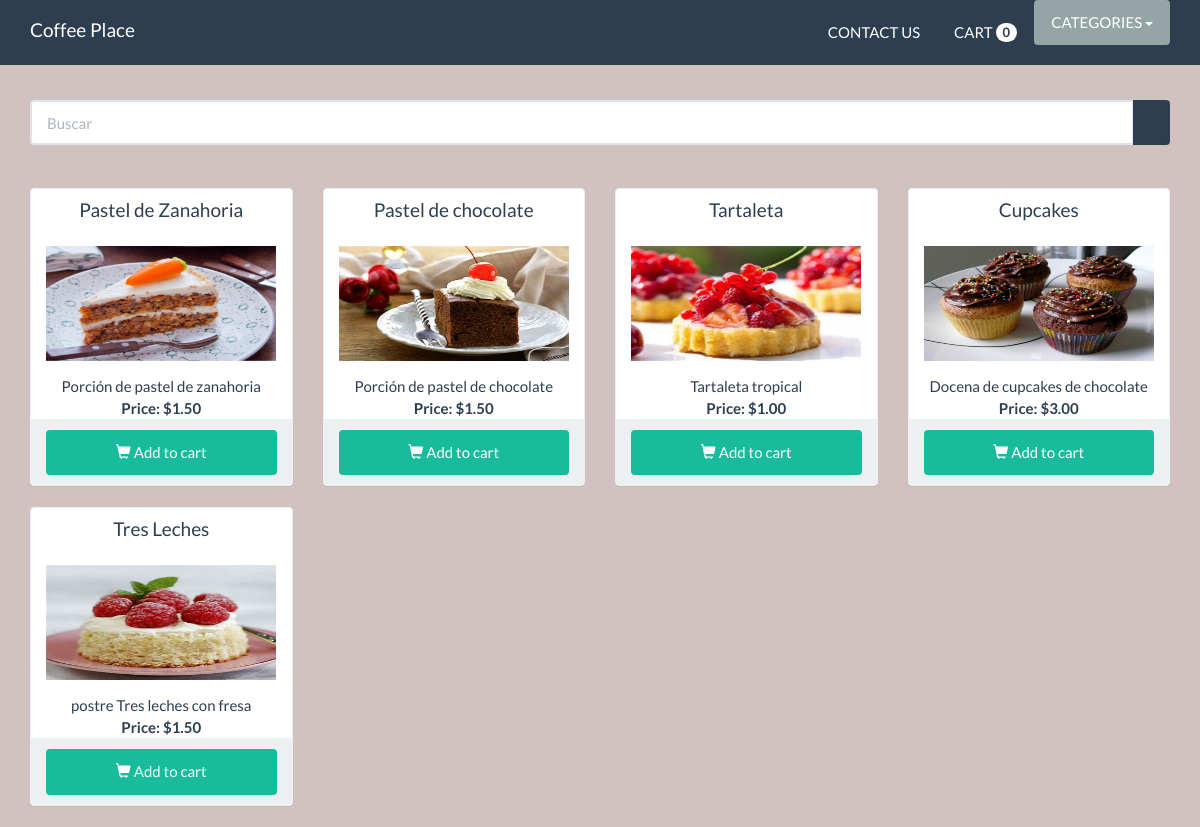
The app's page /ingles/postres.php with its own data.
### tables this page shows
CREATE TABLE `panaderia` (
  `id` int(11) NOT NULL,
  `titulo` varchar(100) NOT NULL,
  `descripcion` varchar(300) NOT NULL,
  `foto` varchar(100) NOT NULL,
  `precio` decimal(10,2) NOT NULL,
  `categoria_id` int(11) NOT NULL,
  `fecha` date NOT NULL,
  `estado` int(11) NOT NULL DEFAULT 1
);

### ingles/funciones.php (called while the page is built, shortened)
<?php
function cantidadPeliculas(){
    $cantidad = 0;
    return $cantidad;
}
?>

### espanol/src/Pelicula.php (called while the page is built, shortened)
<?php
class Pelicula{
private $cn = null;
public function __construct(){
    $this->config = parse_ini_file(__DIR__.'/../config.ini');
    $this->cn = new \PDO($this->config['dns'], $this->config['usuario'], $this->config['clave'],array(
    \PDO::MYSQL_ATTR_INIT_COMMAND => 'SET NAMES utf8'
    ));
}
public function postres(){
    $sql = "SELECT panaderia.id, titulo, descripcion,foto,nombre,precio,fecha,estado FROM panaderia
    INNER JOIN categorias
    ON panaderia.categoria_id = categorias.id WHERE categorias.id =1
    ";
    $resultado =$this->cn->prepare($sql);
    if($resultado->execute())
       return $resultado->fetchAll();
    return false;
}
}

### ingles/postres.php (the view, shortened to what this page needs)
<?php
require 'funciones.php';
?>
<!DOCTYPE html>
<html lang="en">
  <head>
    <link rel="stylesheet" href="assets/css/bootstrap.min.css">
    <link rel="stylesheet" href="assets/css/estilos.css">
    <link rel="stylesheet" href="assets/css/slider.css">
  </head>
  <body>
    <nav class="navbar navbar-default navbar-fixed-top">
      <div class="container">
        <div class="navbar-header">
          <a class="navbar-brand" href="index.php">Coffee Place</a>
        </div>
        <div id="navbar" class="navbar-collapse collapse">
          <ul class="nav navbar-nav pull-right">
          <li>
              <a href="contacto.html" class="btn">CONTACT US</a>
            </li>
            <li>
              <a href="carrito.php" class="btn">CART <span class="badge"><?php print cantidadPeliculas(); ?></span></a>
            </li>
            <li class="dropdown">
  <button class="btn btn-default dropdown-toggle" type="button" id="dropdownMenu1" data-toggle="dropdown" aria-haspopup="true" aria-expanded="true">
  CATEGORIES  <span class="caret"></span>
  </button>
          </li>
          </ul>
        </div>
      </div>
    </nav>
     <div class="row">
     <div class="container" id="main">
    <form method="post" action="buscar.php">
       <div class="demo">
          <form class="form-search">
            <div class="input-group">
              <input class="form-control form-text" maxlength="128" placeholder="Buscar" size="15" type="text" name="busqueda"/>
              <span class="input-group-btn"><button class="btn btn-primary"><i class="fa fa-search fa-lg">&nbsp;</i></button></span>
            </div>
          </form>
        </div>
    </form>
    <br>
    <br>
     <div class="row">
       <?php
       $pelicula = new Kawschool\Pelicula;
       $info_peliculas = $pelicula->postres();
       $cantidad = count($info_peliculas);
       if ($cantidad > 0){
        for($x =0; $x < $cantidad; $x++){
          $item = $info_peliculas[$x];
       ?>
       <div class="col-md-3">
       <div class="panel panel-default">
       <div class="pannel-heading">
       <h4 class="text-center"><?php print $item['titulo']?></h4>
       </div>
         <div class="panel-body">
         <?php
          $foto = '../upload/'.$item['foto'];
           if (file_exists($foto)){
         ?>
          <img src="<?php print $foto; ?>" width="230px" height="115px">
          </div>
          <div class="text-center"><?php print $item['descripcion']?></div>
          <strong><div class="text-center">Price: $<?php print $item['precio']?></div></strong>
          <?php
           }else{}
          ?>
         <div class="panel-footer">
         <a href="carrito.php?id=<?php print $item['id']?>" class="btn btn-success btn-block">
         <span class="glyphicon glyphicon-shopping-cart"> </span> Add to cart
         </a>
         </div>
        </div>
       </div>
       <?php
        }
       }else{
       ?>
       <h4>No records in the category</h4>
       <?php } ?>
     </div>
    </div>
     </div>
  </body>
</html>

### ingles/assets/css/estilos.css (style rules this page uses)
#main { margin-top: 100px; }

### ingles/assets/css/slider.css (style rules this page uses)
html, body { background: rgb(209, 193, 193) url("https://codepen.io/images/classy_fabric.png"); }

### records on screen
panaderia: titulo "Pastel de Zanahoria", foto (picture), descripcion "Porción de pastel de zanahoria", precio "1.50"
panaderia: titulo "Pastel de chocolate", foto (picture), descripcion "Porción de pastel de chocolate", precio "1.50"
panaderia: titulo "Tartaleta", foto (picture), descripcion "Tartaleta tropical", precio "1.00"
panaderia: titulo "Cupcakes", foto (picture), descripcion "Docena de cupcakes de chocolate", precio "3.00"
panaderia: titulo "Tres Leches", foto (picture), descripcion "postre Tres leches con fresa", precio "1.50"

### other values on screen
cantidadPeliculas() "0"
